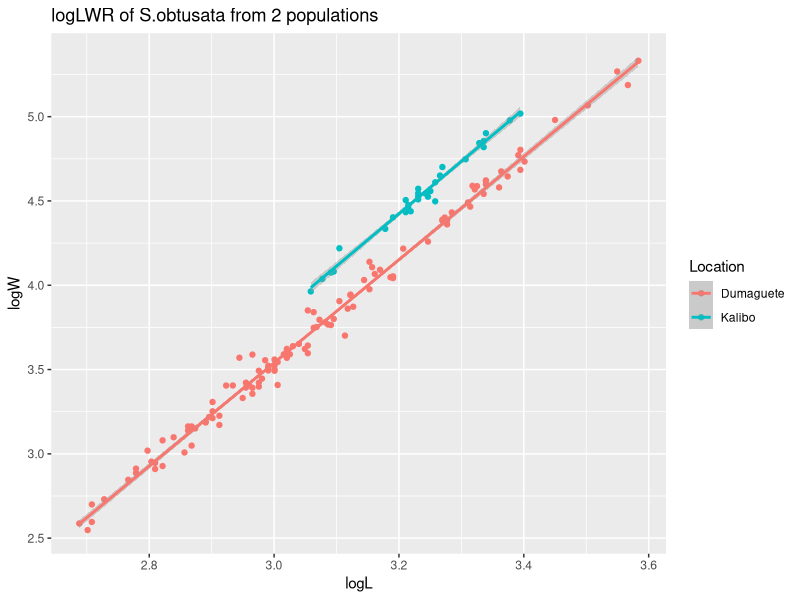
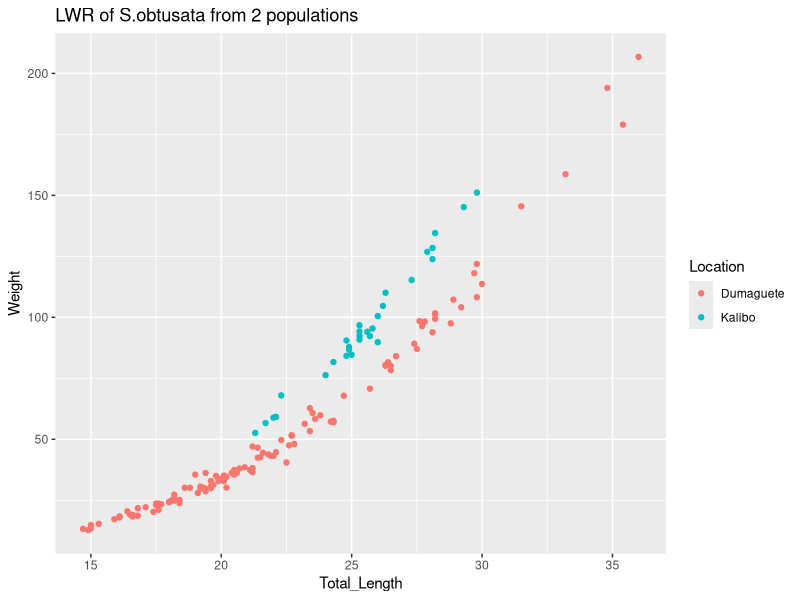
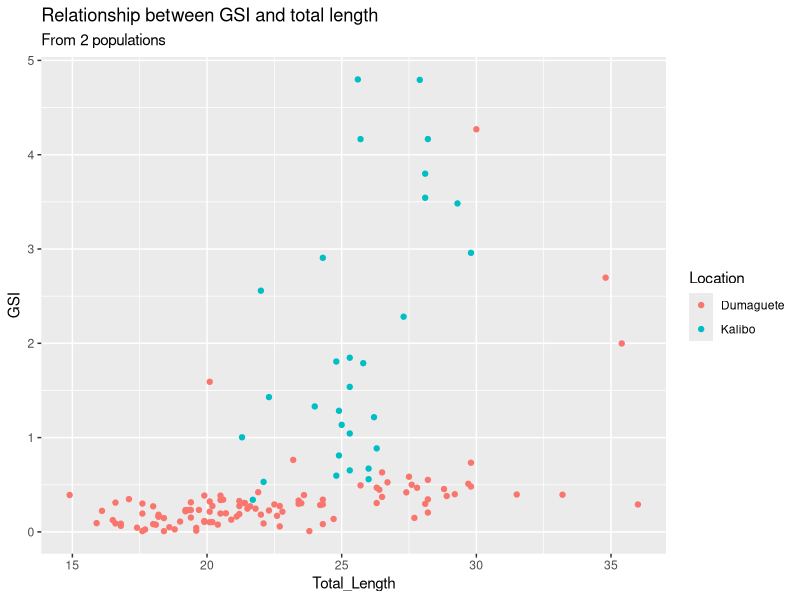

The R script that drew these images, in order:
######Setup#####
setwd("/Users/admir/Downloads/S.obtusata_Project")
Packages <- c("tidyverse")
invisible(suppressPackageStartupMessages(lapply(Packages,library,character.only = TRUE)))

######Load files needed#####
Obtusata_1 <- read.csv("AC_Sphyraena_obtusata_Dat_for_R.csv")
Obtusata_2 <- read.csv("Sphyraena_obtusata_KAL.csv")
colnames(Obtusata_1) <- c("Specimen_ID","Species","Location","Site","Date","Total_Length",
                            "Standard_Length","Weight","Gonad_Weight")
colnames(Obtusata_2) <- c("Specimen_ID","Species","Location","Site","Date","Total_Length",
                          "Standard_Length","Weight","Gonad_Weight")

#####Join Dumaguete and Kalibo dataframes#####

#using merge
Obtusata_full <- merge(Obtusata_1, Obtusata_2, by = c("Specimen_ID", "Species", "Location", "Site", "Date",
                                                      "Total_Length", "Standard_Length", "Weight", "Gonad_Weight"), all = TRUE)

######Calculating LWR#####

#remove NAs from weight and total length
Obtusata_full_LWR <- subset(Obtusata_full, !is.na(Weight) & !is.na(Total_Length))

#log-transform L and W
Obtusata_full_LWR$logL <- log(Obtusata_full_LWR$Total_Length)
Obtusata_full_LWR$logW <- log(Obtusata_full_LWR$Weight)

#create linear model with log-transformed W and L
full_lm_lLlW <- lm(logW~logL, data = Obtusata_full_LWR)
full_lm_lLlW
summary(full_lm_lLlW)

#plot model
Obtusata_full_logLW_plot <- ggplot(data = Obtusata_full_LWR, aes(x = logL, y = logW, colour = Location)) +
  geom_point() + geom_smooth(method = "lm") + ggtitle(label = "logLWR of S.obtusata from 2 populations")
Obtusata_full_LW_plot <- ggplot(data = Obtusata_full_LWR, aes(x = Total_Length, y = Weight, colour = Location)) +
  geom_point() + ggtitle(label = "LWR of S.obtusata from 2 populations")
Obtusata_full_logLW_plot
Obtusata_full_LW_plot

#####Calculating GSI#####

#remove NAs from gonad weight
Obtusata_full_GSI <- subset(Obtusata_full, !is.na(Gonad_Weight))

#raw GSI and TL
Obtusata_full_GSI$GSI <- (Obtusata_full_GSI$Gonad_Weight/Obtusata_full_GSI$Weight) * 100
ggplot(data = Obtusata_full_GSI, aes(x = Total_Length, y = GSI, colour = Location)) + 
  geom_point() + ggtitle(label = "Relationship between GSI and total length", subtitle = "From 2 populations")

mean(Obtusata_full_GSI[["GSI"]])

Obtusata_full_GSI$logGSI <- log(Obtusata_full_GSI$GSI)
##ggplot(data = Obtusata_full_GSI, aes(x = Standard_Length, y = logGSI, colour = Location)) + geom_point()